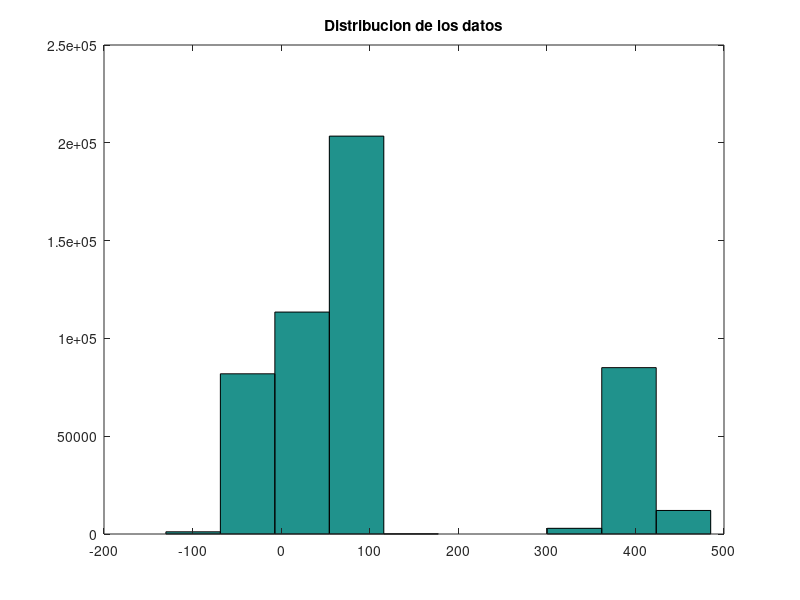
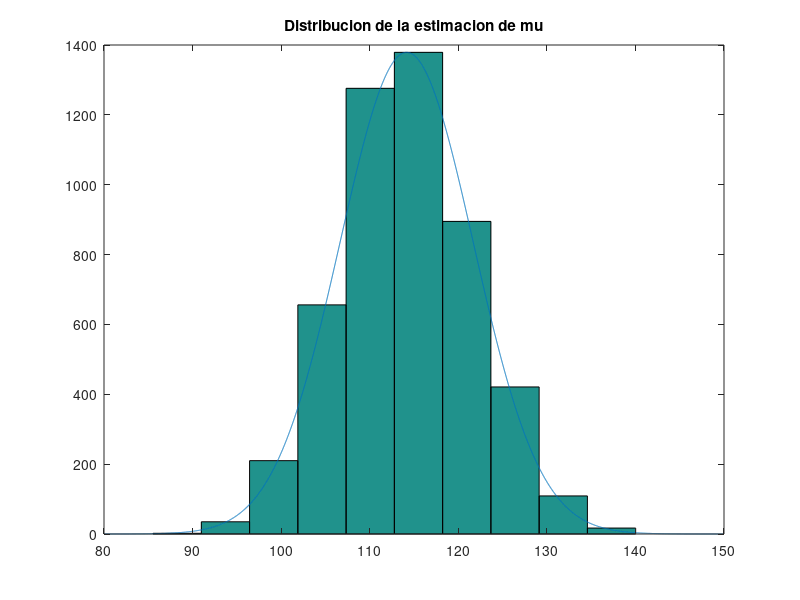

These charts were generated, in order, by the following MATLAB code:
% Ejemplo Teorema del Limite Central
% Se tiene una poblacion con distribucion cualquiera de media mu y varianza 
% var, si se toman N muestras de la poblacion y se saca la media mu(i) a 
% cada una de las muestras, estas medias constituyen una nueva variable 
% aleatoria con media igual a mu y varianza igual a var/N. Ademas la
% distribucion de mu(i) es normal para un numero alto de muestras, o
% distribucion t-student para un numero pequeno.


close all
% defincion de una distribucion cualquiera
T = 100000;
x1 = randn(T,1)*5+100;
x2 = randn(T,1)*20+400;
x3 = (rand(T,1)-0.5)*100;
x4 = randn(T,1)*30;
x5 = rand(T,1)+70;
% Ejemplo 1:
% x = [x1;x2;x3;x4;x5];
% Ejemplo2:
 x = [x1;x2;x5;x4;x3];
 U = length(x);
hist(x)
title('Distribucion de los datos')
mx   = mean(x);
stx  = std(x);
varx = stx^2;



M = 5000;
N = 400;
Nt = size(x,1);

tic
y = zeros(M,1);
for i=1:M
    % k    = randperm(U);
    k = fix(rand(N,1)*(U-1)+0.5)+1;
    y(i) = mean(x(k(1:N)));
end
toc
figure
[p,q] = hist(y);
hist(y);
title('Distribucion de la estimacion de mu')
ax = axis;
xx = ax(1):0.01:ax(2);
my   = mean(y);
sty  = std(y);
vary = sty^2;
yy = exp(-0.5*(xx-my).*(xx-my)./sty./sty);
hold on
plot(xx,yy*max(p))


disp('Distribucion de la muestra:')
fprintf('media = %f\n',mx)
fprintf('  var = %f\n',varx)

disp('Distribucion de la estimacion de mu:')
fprintf('media = %f\n',my)
fprintf('var*N = %f\n',vary*N)




